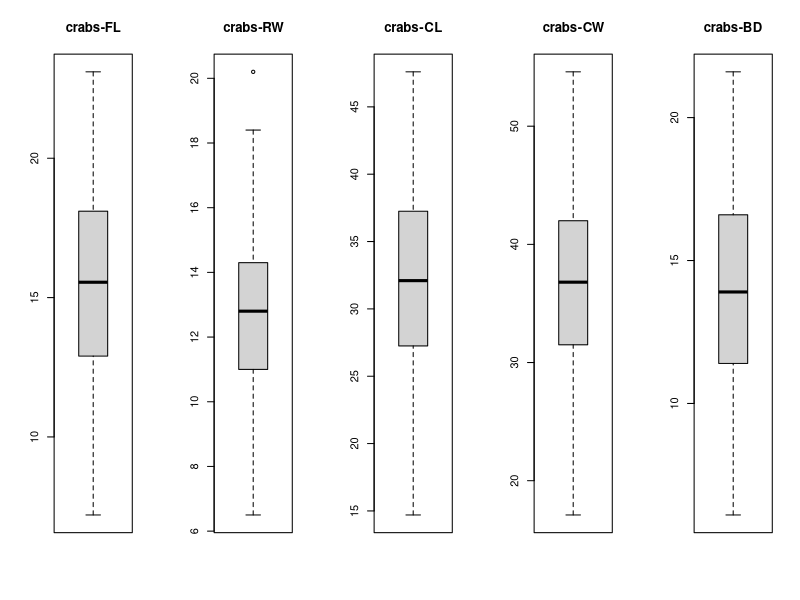
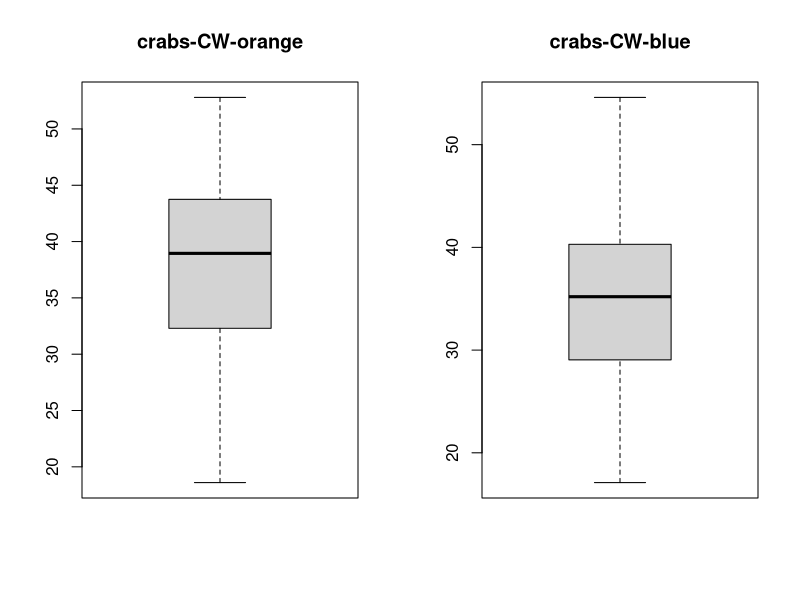
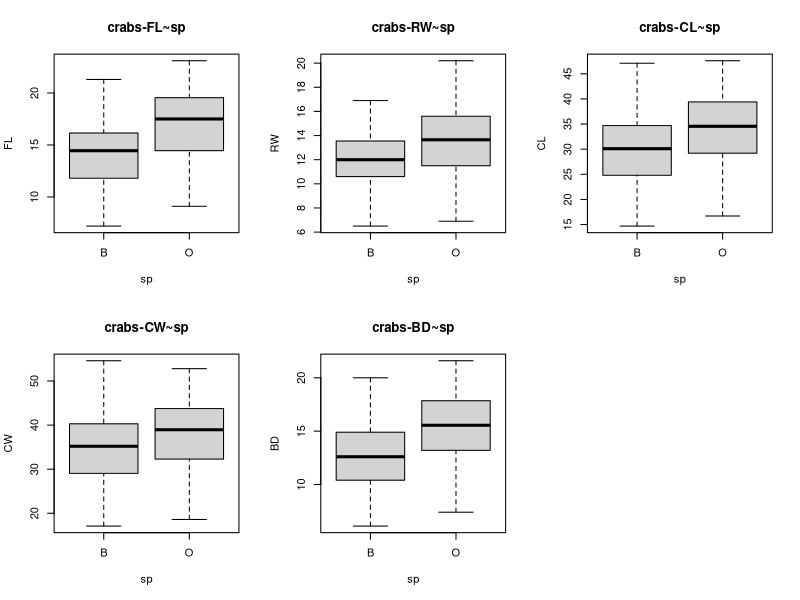
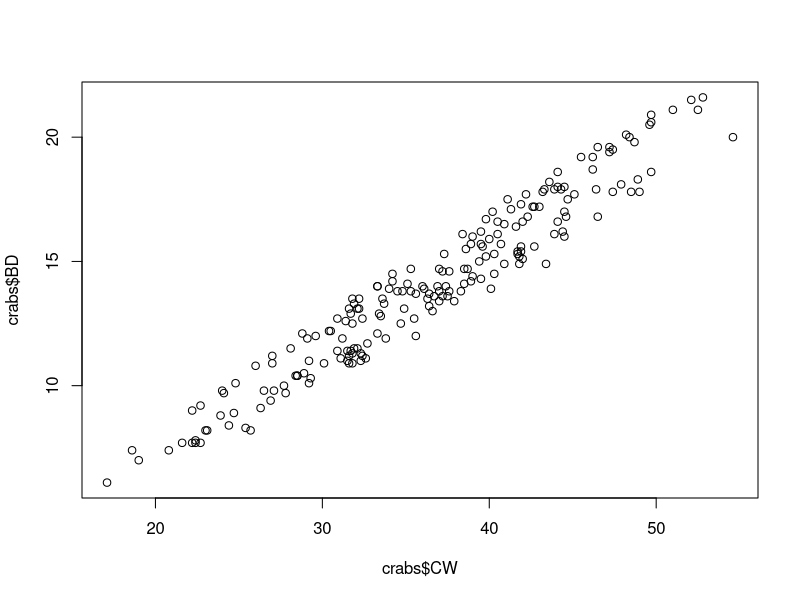
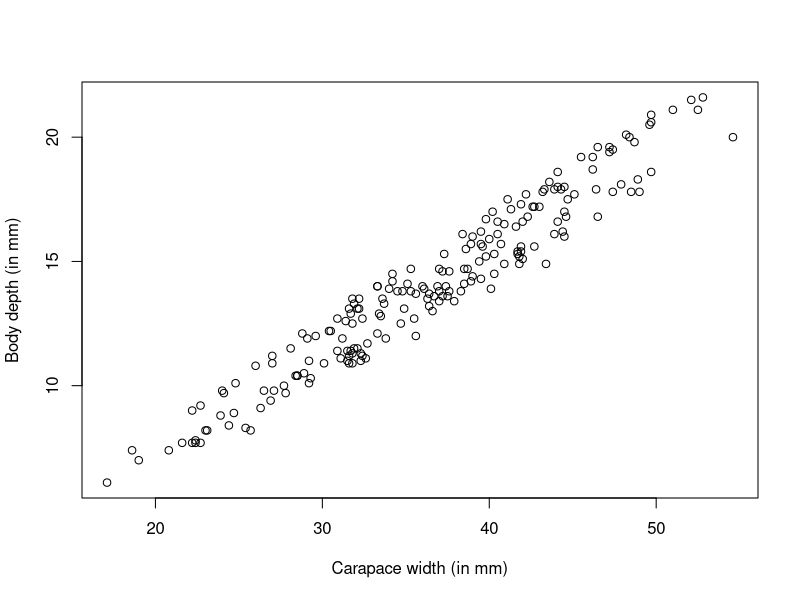
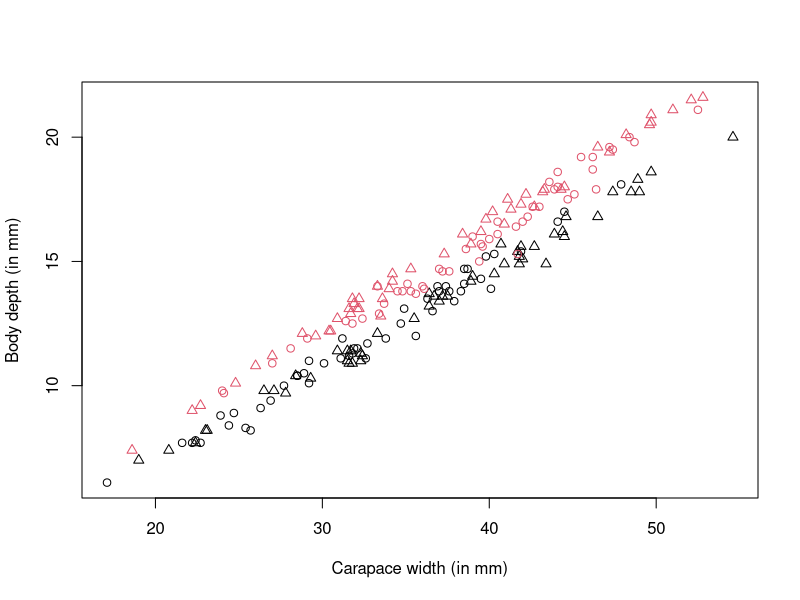
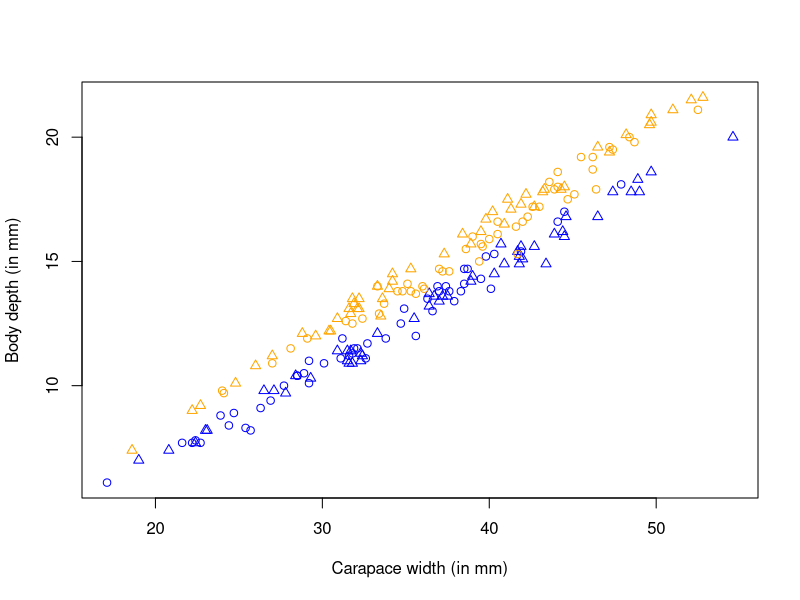

Recreate these plots in R, in order. (Note: this script raises an error after producing the figures.)

#task 1

library(MASS)
data(crabs)
#a
par(mfrow = c(1, 5))
boxplot(crabs$FL , main = 'crabs-FL')
boxplot(crabs$RW , main = 'crabs-RW')
boxplot(crabs$CL , main = 'crabs-CL')
boxplot(crabs$CW , main = 'crabs-CW')
boxplot(crabs$BD , main = 'crabs-BD')
#b-alpha
crabs$CW.orange <- crabs$CW[crabs$sp == 'O']
crabs$CW.blue <- crabs$CW[crabs$sp == 'B']
par(mfrow = c(1, 2))
boxplot(crabs$CW.orange , main = 'crabs-CW-orange')
boxplot(crabs$CW.blue , main = 'crabs-CW-blue')
#b-beta
par(mfrow = c(2, 3))
boxplot(FL~sp, data = crabs, main = 'crabs-FL~sp')
boxplot(RW~sp, data = crabs, main = 'crabs-RW~sp')
boxplot(CL~sp, data = crabs, main = 'crabs-CL~sp')
boxplot(CW~sp, data = crabs, main = 'crabs-CW~sp')
boxplot(BD~sp, data = crabs, main = 'crabs-BD~sp')
#c
par(mfrow = c(1,1))
plot(crabs$CW , crabs$BD)
#d
plot(crabs$CW , crabs$BD , xlab = 'Carapace width (in mm)' , ylab = 'Body depth (in mm)')
#e
plot(crabs$CW , crabs$BD , xlab = 'Carapace width (in mm)' , ylab = 'Body depth (in mm)',
     col = unclass(crabs$sp) , pch = unclass(crabs$sex))
#f
plot(crabs$CW , crabs$BD , xlab = 'Carapace width (in mm)' , ylab = 'Body depth (in mm)',
     col = c('blue' , 'orange')[unclass(crabs$sp)]
     , pch = unclass(crabs$sex))
#another way of f (ggplot)
ggplot(data = crabs , aes( x = CW, y = BD)) +
 labs(title = "Two Species of Leptograpsus" ,
      x = "Carapace width (in mm)" , y = "Body depth (in mm)") +
 theme(plot.title=element_text(size=20)) +
 geom_point(aes(color = sp, shape = sex),alpha = I(0.6),size = 2) +
 scale_color_manual(values=c("Blue", "Orange"),
                    name  ="Species", breaks=c("B", "O"), labels=c("Blue", "Orange")) +
 scale_shape_discrete(name  ="Sex",
                      breaks=c("F", "M"), labels=c("Female", "Male")) 


            